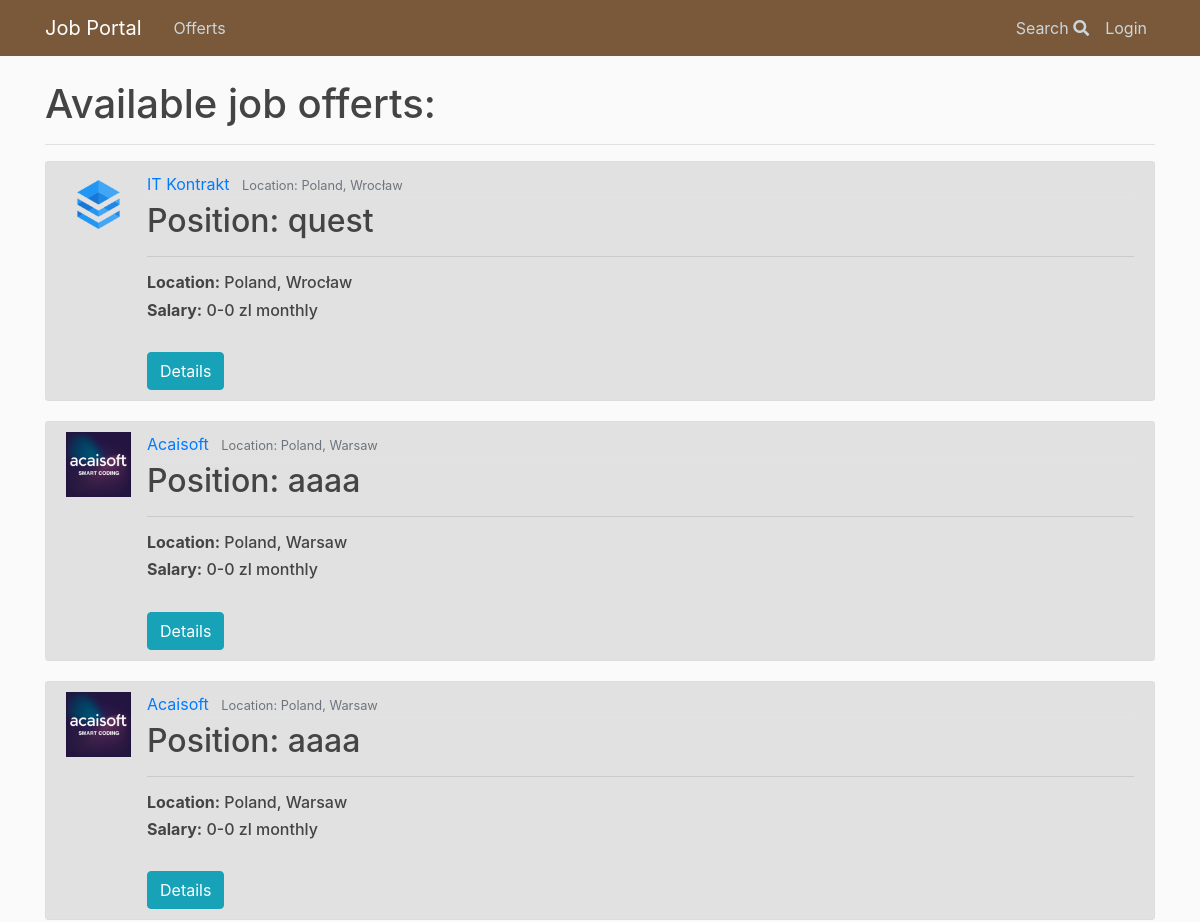
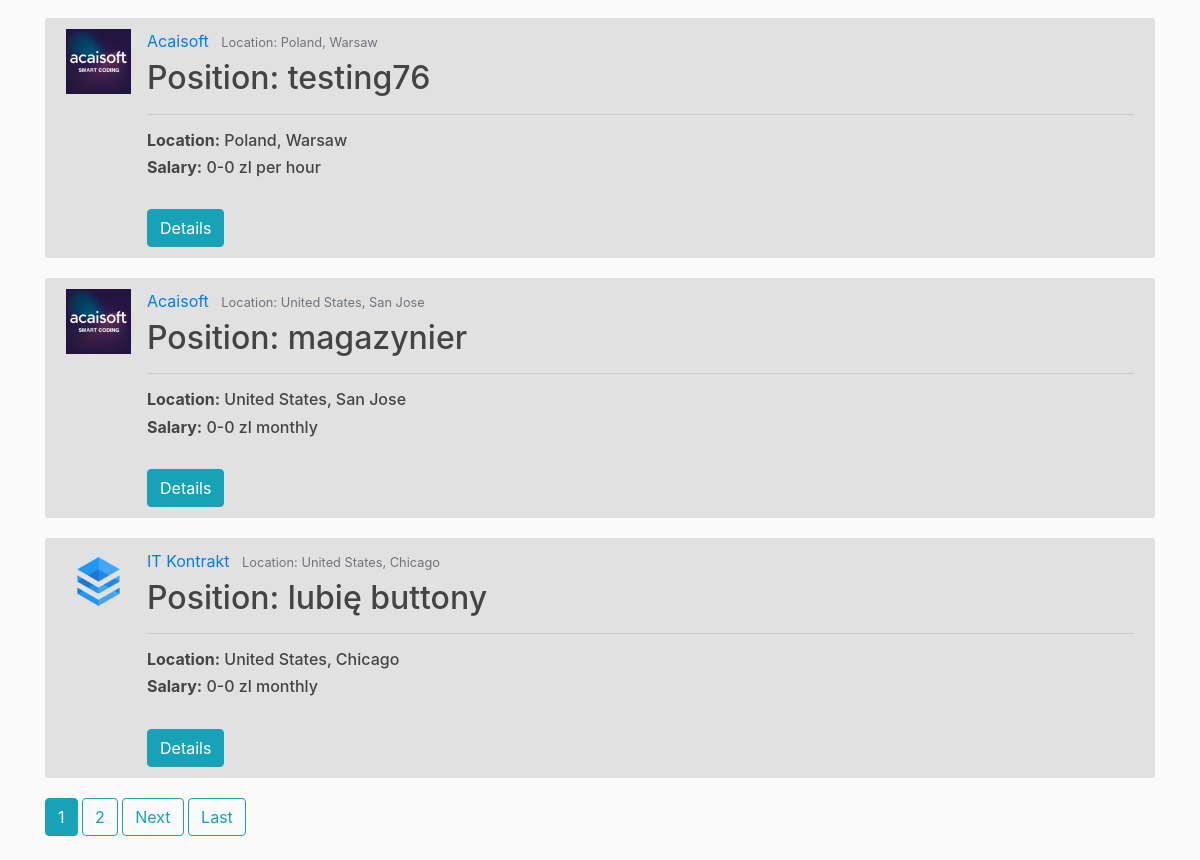
The page /offerts/ on the database as committed earlier (2 pictures, top to bottom).
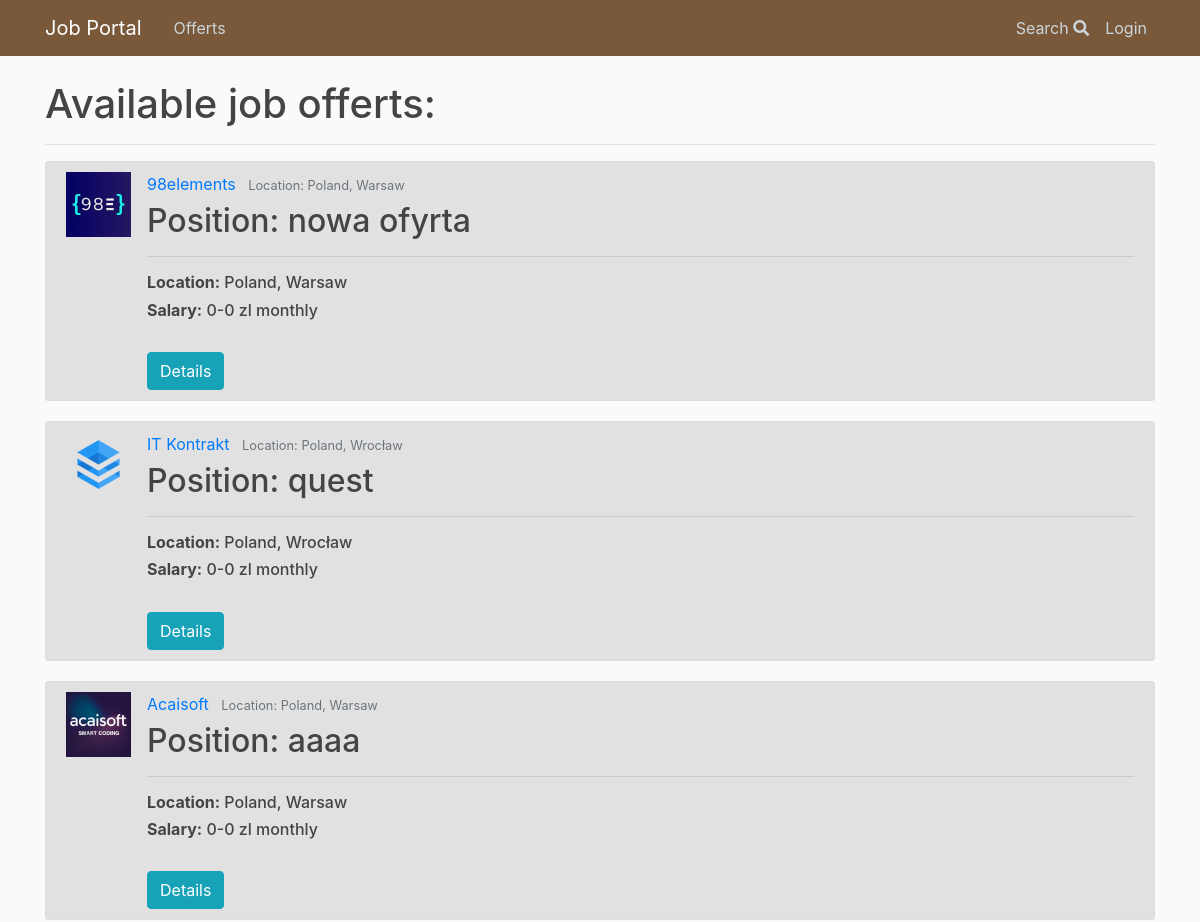
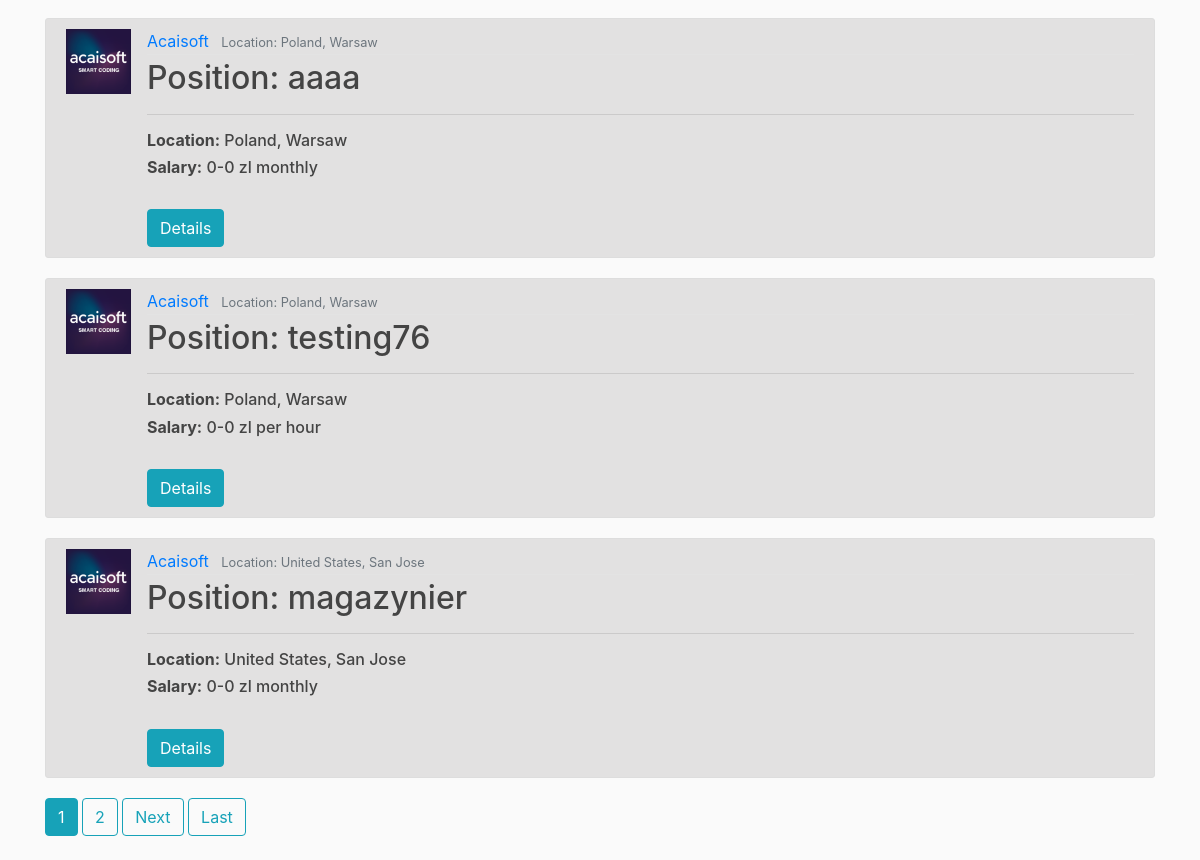
The same page on the database as committed later (2 pictures, top to bottom).
### offerts/models.py (models this page shows, shortened)
class Offert(models.Model):
    author = models.ForeignKey(User, on_delete=models.CASCADE)
    position = models.CharField(max_length = 100)
    agency = models.ForeignKey(Agency, on_delete=models.CASCADE)
    remote = models.BooleanField(default=False)
    sal_types = (
        ('H', 'per hour'),
        ('M', 'monthly'),
    )
    salary_type = models.CharField(
        max_length=1,
        choices=sal_types,
        default='M',
    )
    min_salary = models.IntegerField(default=0)
    max_salary = models.IntegerField(default=0)
    publication_date = models.DateTimeField(auto_now_add = True)
    expiration_date = models.DateField(null=True, default=None)
    must_have = models.ManyToManyField('Tag')
    nice_to_have = models.CharField(max_length = 1000)
    duties = models.CharField(max_length = 1000)
    benefits = models.CharField(max_length = 1000)
    about = models.TextField(null=True)
    '''def get_absolute_url(self):
        return reverse('offerts:application_form')'''

class Agency(models.Model):
    company = models.ForeignKey(Company, on_delete=models.CASCADE)
    country = models.CharField(max_length = 100)
    location = models.CharField(max_length = 100)
    address = models.CharField(max_length = 200)
    weppage = models.URLField(null=True)
    email = models.EmailField()
    phone = models.CharField(max_length=15)
    class Meta:
        verbose_name_plural = "Agencies"

class Company(models.Model):
    name = models.CharField(max_length = 200, unique=True)
    logo = models.ImageField(upload_to = "logos/", null=True, default=None)
    webpage = models.URLField(null=True)
    about = models.CharField(max_length = 1000)
    class Meta:
        verbose_name_plural = "Companies"

### offerts/views.py (the view)
# urls.py: path('', OffertListView.as_view(), name = 'index'),
class OffertListView(ListView):
    model = Offert
    template_name = 'offerts/offert_list.html' # default: <app>/<model>_<viewtype>.html
    context_object_name = 'offerts'
    ordering = ['-publication_date'] # '-' -> from newest to oldest
    paginate_by = 6

### offerts/templates/offerts/offert_list.html (shortened to what this page needs)
{% extends 'base.html' %}
{% load static %}
{% block body %}
<h1> Available job offerts: </h1>
<hr>
{% if offerts %}
{% for offert in offerts %}
<article class="media content-section">
  <img class="article-img" src="{{offert.agency.company.logo.url}}" alt="logo">
  <div class="media-body">
    <div class="article-metadata">
      <a class="mr-2" href='#'>{{ offert.agency.company.name }}</a>
      <small class="text-muted">Location: {{ offert.agency.country }}, {{offert.agency.location }}</small>
    </div>
    <h2><a class="article-title">Position: {{ offert.position }}</a></h2>
    <hr>
    <h6><a class="article-title"><strong>Location:</strong> {{ offert.agency.country }}, {{offert.agency.location }}</a></h6>
    <h6><a class="article-title"><strong>Salary:</strong> {{offert.min_salary}}-{{offert.max_salary}} zl  {{ offert.get_salary_type_display }}</a></h6>
    <br>
    <a href="{% url 'offerts:offert_details' offert.id %}"><button type="button" class="btn btn-info">Details</button></a>
    </article>
    {% endfor %}
    {% if is_paginated %}
    {% for num in page_obj.paginator.page_range %}
    {% if page_obj.number == num %}
    <a class="btn btn-info mb-4" href="?page={{num}}">{{num}}</a>
    {% elif num > page_obj.number|add:'-2' and num < page_obj.number|add:'2' %}
    <a class="btn btn-outline-info mb-4" href="?page={{num}}">{{num}}</a>
    {% endif %}
    {% endfor %}
    {% if page_obj.has_next %}
    <a class="btn btn-outline-info mb-4" href="?page={{ page_obj.next_page_number }}">Next</a>
    <a class="btn btn-outline-info mb-4" href="?page={{ page_obj.paginator.num_pages }}">Last</a>
    {% endif %}
    {% endif %}
    {% else %}
    <h3>No offerts available.</h3>
    {% endif %}
    {% endblock %}

### offerts/templates/base.html (shortened to what this page needs)
{% load static %}
<!DOCTYPE html>
<html>
<head>
  <link rel="stylesheet" href="https://stackpath.bootstrapcdn.com/bootstrap/4.3.1/css/bootstrap.min.css">
  <link rel="stylesheet" href="https://use.fontawesome.com/releases/v5.8.2/css/all.css">
</head>
<body>
  <header class="site-header">
    <nav id="navbar" class="navbar navbar-expand-md navbar-dark bg-steel fixed-top">
      <div class="container">
        <a class="navbar-brand mr-4" href="{% url 'home' %}">Job Portal</a>
        <div class="collapse navbar-collapse" id="navbarToggle">
          <div class="navbar-nav mr-auto">
            <a class="nav-item nav-link" href="{% url 'offerts:index' %}">Offerts</a>
          </div>
          <div class="navbar-nav">
            <a class="nav-item nav-link" href="{% url 'search:index' %}">Search <i class="fa fa-search bg-transparent"></i></a>
            {% if user.is_authenticated %}
            <a class="nav-item nav-link"href="{% url 'profile' %}">Profile</a>
            <a class="nav-item nav-link"href="{% url 'logout' %}">Logout</a>
            {% else %}
            <a class="nav-item nav-link"href="{%url 'login' %}">Login</a>
            {% endif %}
          </div>
        </div>
      </div>
    </nav>
  </header>
  <main role="main" class="container">
    <div class="row">
      <div class="col-md-12">
        {% block body %}{% endblock %}
      </div>
    </div>
  </main>
</body>
</html>

### offerts/static/main.css (style rules this page uses)
body { background: #fafafa; color: #333333; margin-top: 5rem; }
h1, h2, h3, h4, h5, h6 { color: #444444; }
.bg-steel { background-color: #5f788a; }
.site-header .navbar-nav .nav-link { color: #cbd5db; }
.content-section { background: #e2e1e1; padding: 10px 20px; border: 1px solid #dddddd; border-radius: 3px; margin-bottom: 20px; }
.article-title { color: #444444; }
.article-img { height: 65px; width: 65px; margin-right: 16px; }
.article-metadata { padding-bottom: 1px; margin-bottom: 4px; border-bottom: 1px solid #e3e3e3 }
#navbar { background-color: #79593a }

Rows that differ between the two databases and show on the page:
no longer on this page (row unchanged): Offert: agency.company.logo (picture), agency.company.name "IT Kontrakt", agency.country "United States", agency.location "Chicago", position "lubię buttony", min_salary "0", max_salary "0", salary_type "monthly"
added Offert: agency.company.logo (picture), agency.company.name "98elements", agency.country "Poland", agency.location "Warsaw", position "nowa ofyrta", min_salary "0", max_salary "0", salary_type "monthly"
